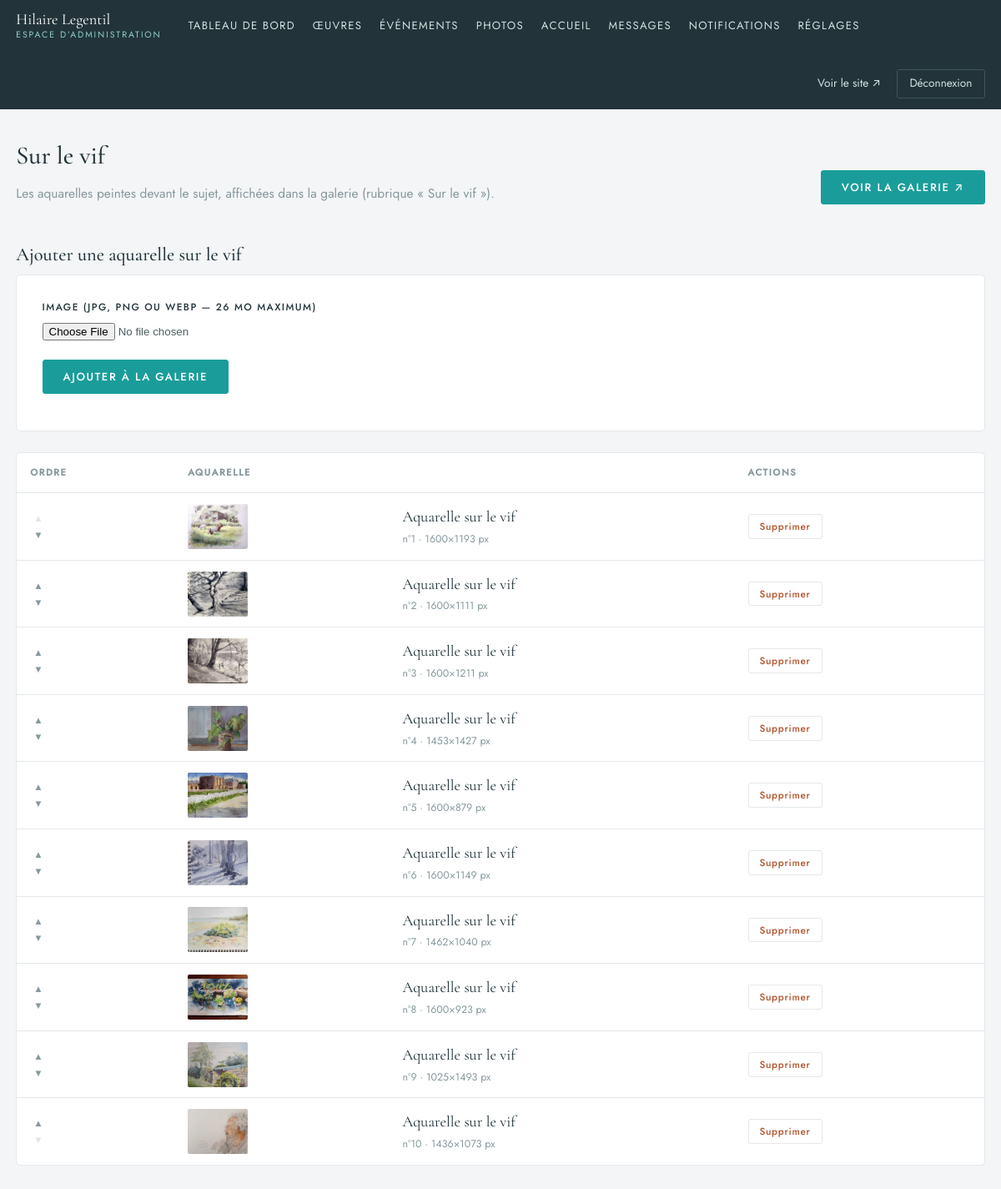
The page /admin/vif (signed in) on the database its author committed.
### tables this page shows
CREATE TABLE atelier(
    id INTEGER PRIMARY KEY AUTOINCREMENT,
    folder TEXT UNIQUE NOT NULL, img_w INTEGER, img_h INTEGER,
    position INTEGER NOT NULL, kind TEXT NOT NULL DEFAULT 'vif');

### app.py (the view, shortened to what this page needs)
@app.route("/admin/vif", methods=["GET", "POST"])
@require_admin
def admin_vif():
    conn = db.connect()
    items = conn.execute("SELECT * FROM atelier WHERE kind='vif' "
                         "ORDER BY position, id").fetchall()
    conn.close()
    return render_template("admin/vif.html", items=items)

### app.py (called while the page is built)
@app.context_processor
def inject_globals():
    s = db.get_settings()
    hl_works = get_works()
    return {
        "SITE": SITE,
        "S": s,
        "admin_user": auth.current_admin(),
        "csrf": auth.csrf_token(),
        "year": date.today().year,
        "map_center": [49.4894, -1.5048],   # Yvetot-Bocage (Normandie)
        "map_radius": 75000,                # 75 km
        "hl_slugs": ",".join(w["slug"] for w in hl_works),
        "hl_total": len(hl_works),
        "vapid_pub": VAPID_PUB,
    }

def get_works(only_published=True):
    conn = db.connect()
    q = "SELECT * FROM works"
    if only_published:
        q += " WHERE published = 1"
    q += " ORDER BY position, id"
    rows = conn.execute(q).fetchall()
    conn.close()
    return rows

def require_admin(f):
    from functools import wraps
    @wraps(f)
    def wrapper(*args, **kwargs):
        if not auth.current_admin():
            return redirect(url_for("admin_login"))
        return f(*args, **kwargs)
    return wrapper

@app.after_request
def security_headers(resp):
    resp.headers.setdefault("X-Content-Type-Options", "nosniff")
    resp.headers.setdefault("Referrer-Policy", "strict-origin-when-cross-origin")
    resp.headers.setdefault("Permissions-Policy", "geolocation=(), microphone=(), camera=()")
    return resp

### auth.py (called while the page is built)
def current_admin():
    return session.get("admin_user") if session.get("admin_auth") else None

def csrf_token():
    if "csrf" not in session:
        session["csrf"] = secrets.token_hex(16)
    return session["csrf"]

### db.py (called while the page is built)
def connect():
    os.makedirs(DATA_DIR, exist_ok=True)
    conn = sqlite3.connect(DB_PATH)
    conn.row_factory = sqlite3.Row
    conn.execute("PRAGMA foreign_keys=ON")
    return conn

def get_settings():
    conn = connect()
    rows = conn.execute("SELECT key, value FROM settings").fetchall()
    conn.close()
    return {r["key"]: r["value"] for r in rows}

### templates/admin/vif.html (shortened to what this page needs)
{% extends "admin/base_admin.html" %}
{% block content %}
<div class="admin-page-head">
  <div>
    <h1>Sur le vif</h1>
    <p class="admin-sub">Les aquarelles peintes devant le sujet, affichées dans
       la galerie (rubrique «&nbsp;Sur le vif&nbsp;»).</p>
  </div>
  <a class="btn-primary" href="{{ url_for('gallery') }}" target="_blank" rel="noopener">Voir la galerie ↗</a>
</div>
<div class="admin-section">
  <h2>Ajouter une aquarelle sur le vif</h2>
  <form method="post" enctype="multipart/form-data" class="form-card">
    <div class="field">
      <label for="vif-image">Image (JPG, PNG ou WebP — 26&nbsp;Mo maximum)</label>
      <input id="vif-image" name="image" type="file" accept=".jpg,.jpeg,.png,.webp" required>
    </div>
    <p><button class="btn-primary" type="submit">Ajouter à la galerie</button></p>
  </form>
</div>
{% if items %}
<div class="table-wrap">
  <table class="admin-table">
    <thead>
      <tr>
        <th class="col-order">Ordre</th>
        <th colspan="2">Aquarelle</th>
        <th class="col-actions">Actions</th>
      </tr>
    </thead>
    <tbody>
      {% for a in items %}
      <tr>
        <td class="col-order">
          <form method="post" class="inline">
            <button class="icon-btn" name="dir" value="up" title="Monter" {{ 'disabled' if loop.first }} aria-label="Monter l’aquarelle n°{{ loop.index }}">▲</button>
            <button class="icon-btn" name="dir" value="down" title="Descendre" {{ 'disabled' if loop.last }} aria-label="Descendre l’aquarelle n°{{ loop.index }}">▼</button>
          </form>
        </td>
        <td class="col-thumb">
          <img src="/uploads/atelier/{{ a.folder }}/medium.webp" alt="" width="72" loading="lazy">
        </td>
        <td class="col-title">
          <span class="row-title">Aquarelle sur le vif</span>
          <span class="row-meta">n°{{ loop.index }} · {{ a.img_w }}×{{ a.img_h }} px</span>
        </td>
        <td class="col-actions">
          <form method="post" class="inline"
                onsubmit="return confirm('Supprimer définitivement cette aquarelle ?')">
            <button class="btn-tiny btn-danger" type="submit">Supprimer</button>
          </form>
        </td>
      </tr>
      {% endfor %}
    </tbody>
  </table>
</div>
{% else %}
<p class="admin-empty">Aucune aquarelle sur le vif pour l’instant.</p>
{% endif %}
{% endblock %}

### static/css/admin.css (style rules this page uses)
:root { --bg:#f4f5f6; --card:#ffffff; --ink:#22343a; --text:#4d5f64; --muted:#87999e; --teal:#1a9d9a; --teal-ink:#0e7b78; --line:#e4e8ea; --danger:#b3552d; --ok:#1a9d9a; --serif:"Cormorant Garamond", Georgia, serif; --sans:"Jost", system-ui, -apple-system, "Segoe UI", sans-serif; }
* { box-sizing:border-box; }
body { margin:0; background:var(--bg); color:var(--text); font:400 15.5px/1.6 var(--sans); -webkit-font-smoothing:antialiased; }
a { color:var(--teal-ink); text-decoration:none; }
h1,h2 { font-family:var(--serif); color:var(--ink); font-weight:500; margin:0 0 .3em; }
h1 { font-size:1.9rem; }
h2 { font-size:1.4rem; }
.admin-page-head { display:flex; justify-content:space-between; align-items:flex-end; gap:1.5rem; flex-wrap:wrap; margin-bottom:1.8rem; }
.admin-sub { margin:.2rem 0 0; color:var(--muted); max-width:640px; }
.admin-section { margin-top:2.6rem; }
.btn-primary, .btn-secondary { display:inline-block; font:500 .82rem/1 var(--sans); letter-spacing:.12em; text-transform:uppercase; padding:.8rem 1.5rem; border-radius:3px; cursor:pointer; border:1px solid var(--teal); transition:all .25s; text-decoration:none; }
.btn-primary { background:var(--teal); color:#fff; }
.btn-tiny { font:500 .74rem/1 var(--sans); letter-spacing:.06em; padding:.5rem .8rem; border-radius:3px; border:1px solid var(--line); background:var(--card); color:var(--ink); cursor:pointer; text-decoration:none; display:inline-block; }
.btn-danger { color:var(--danger); }
.icon-btn { background:none; border:0; color:var(--muted); cursor:pointer; font-size:.72rem; padding:.25rem; display:block; }
.icon-btn:disabled { opacity:.25; cursor:default; }
.table-wrap { background:var(--card); border:1px solid var(--line); border-radius:5px; overflow-x:auto; }
.admin-table { width:100%; border-collapse:collapse; min-width:760px; }
.admin-table th { text-align:left; font-size:.7rem; letter-spacing:.14em; text-transform:uppercase; color:var(--muted); padding:.9rem 1rem; border-bottom:1px solid var(--line); }
.admin-table td { padding:.8rem 1rem; border-bottom:1px solid var(--line); vertical-align:middle; }
.admin-table tr:last-child td { border-bottom:0; }
.col-thumb img { width:72px; height:54px; object-fit:cover; border-radius:2px; display:block; }
.row-title { font-family:var(--serif); font-size:1.15rem; color:var(--ink); }
.row-meta { display:block; font-size:.78rem; color:var(--muted); margin-top:.15rem; }
.col-actions, .col-order { white-space:nowrap; }
.inline { display:inline; }
.form-card { background:var(--card); border:1px solid var(--line); border-radius:5px; padding:1.8rem 1.9rem; margin-bottom:1.6rem; }
.field { margin-bottom:1.3rem; }
label { display:block; font-size:.74rem; letter-spacing:.12em; text-transform:uppercase; color:var(--ink); margin-bottom:.45rem; font-weight:500; }

### rows shown on the page
atelier: folder (picture), img_w "1600", img_h "1193"
atelier: folder (picture), img_w "1600", img_h "1111"
atelier: folder (picture), img_w "1600", img_h "1211"
atelier: folder (picture), img_w "1453", img_h "1427"
atelier: folder (picture), img_w "1600", img_h "879"
atelier: folder (picture), img_w "1600", img_h "1149"
atelier: folder (picture), img_w "1462", img_h "1040"
atelier: folder (picture), img_w "1600", img_h "923"
atelier: folder (picture), img_w "1025", img_h "1493"
atelier: folder (picture), img_w "1436", img_h "1073"
